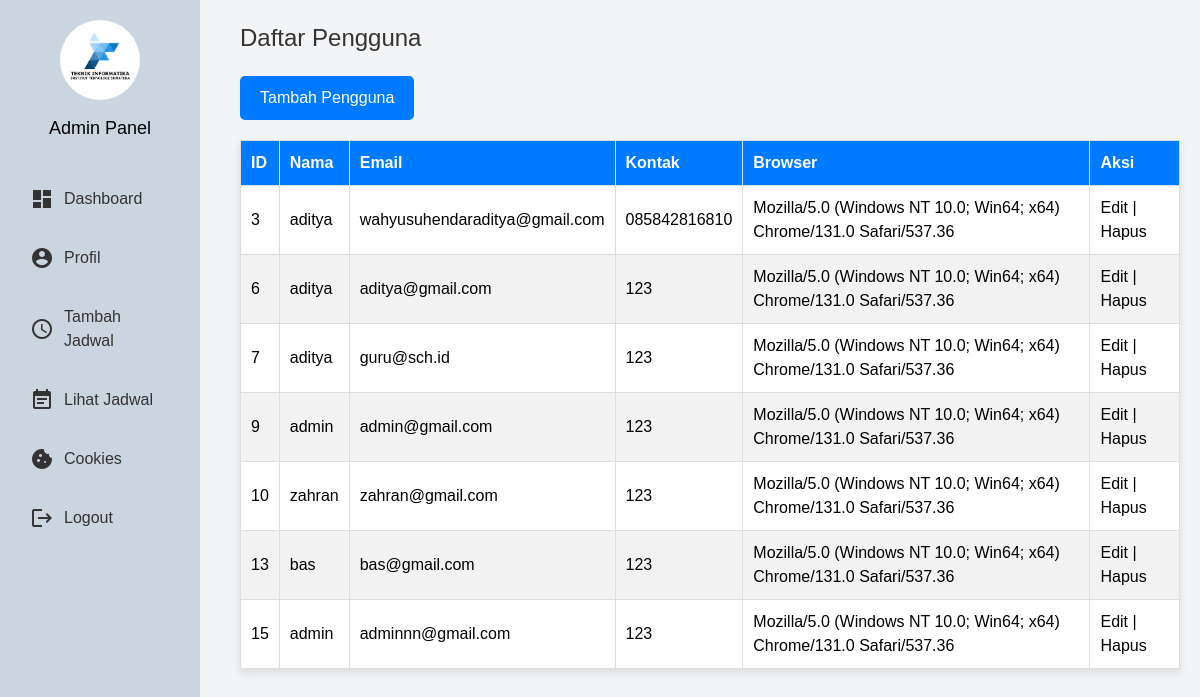
Screenshot of /index.php (signed in) with the database file from the repository.
### tables this page shows
CREATE TABLE `users` (
  `id` int(11) NOT NULL,
  `username` varchar(50) NOT NULL,
  `email` varchar(100) NOT NULL,
  `contact` varchar(15) DEFAULT NULL,
  `password` varchar(255) NOT NULL,
  `created_at` timestamp NOT NULL DEFAULT current_timestamp()
);

### index.php (the view, shortened to what this page needs)
<?php
require_once('db-connect.php');
$stmt = $conn->prepare("SELECT id, username, email, contact FROM users");
$stmt->execute();
$result = $stmt->get_result();
?>
<!DOCTYPE html>
<html lang="en">
<head>
    <script src="https://cdn.tailwindcss.com"></script>
</head>
<body>
    <aside class="sidebar">
        <div class="logo">
            <img src="logo.png" alt="Logo">
        </div>
        <h2>Admin Panel</h2>
        <ul>
            <li><a href="index.php"><span class="material-icons">dashboard</span>Dashboard</a></li>
            <li><a href="profile.php"><span class="material-icons">account_circle</span>Profil</a></li>
            <li><a href="add-schedule.php"><span class="material-icons">schedule</span>Tambah Jadwal</a></li>
            <li><a href="view-schedule.php"><span class="material-icons">event_note</span>Lihat Jadwal</a></li>
            <li><a href="cookies.php"><span class="material-icons">cookie</span>Cookies</a></li>
            <li><a href="logout.php"><span class="material-icons">logout</span>Logout</a></li>
        </ul>
    </aside>
    <div class="content">
        <h1>Daftar Pengguna</h1>
        <button onclick="document.getElementById('addUserModal').style.display='block'" style="background-color: #007bff; color: white; padding: 10px 20px; border: none; border-radius: 5px; cursor: pointer;">Tambah Pengguna</button>
        <table>
            <thead>
                <tr>
                    <th>ID</th>
                    <th>Nama</th>
                    <th>Email</th>
                    <th>Kontak</th>
                    <th>Browser</th>
                    <th>Aksi</th>
                </tr>
            </thead>
            <tbody>
                <?php
                if ($result->num_rows > 0) {
                    while ($row = $result->fetch_assoc()) {
                        echo "<tr>";
                        echo "<td>" . htmlspecialchars($row['id']) . "</td>";
                        echo "<td>" . htmlspecialchars($row['username']) . "</td>";
                        echo "<td>" . htmlspecialchars($row['email']) . "</td>";
                        echo "<td>" . htmlspecialchars($row['contact']) . "</td>";
                        echo "<td>" . htmlspecialchars($_SERVER['HTTP_USER_AGENT']) . "</td>";
                        echo "<td>
                                <a href='edit.php?id=" . $row['id'] . "'>Edit</a> |
                                <a href='delete.php?id=" . $row['id'] . "' onclick=\"return confirm('Yakin ingin menghapus pengguna ini?')\">Hapus</a>
                              </td>";
                        echo "</tr>";
                    }
                } else {
                    echo "<tr><td colspan='6'>Tidak ada data pengguna.</td></tr>";
                }
                ?>
            </tbody>
        </table>
    </div>
</body>
</html>

### index.php (style rules this page uses)
body { font-family: Arial, sans-serif; display: flex; background-color: #F3F4F6; }
.content h1 { font-size: 24px; color: #333; margin-bottom: 20px; }
.sidebar { position: fixed; top: 0; left: 0; width: 200px; height: 100%; background-color: #CBD5E0; padding: 20px; display: flex; flex-direction: column; align-items: center; }
.sidebar .logo img { width: 80px; margin-bottom: 15px; border-radius: 50%; }
.sidebar h2 { font-size: 18px; margin-bottom: 20px; }
.sidebar ul { list-style: none; padding: 0; width: 100%; }
.sidebar ul li { margin: 15px 0; }
.sidebar ul li a { text-decoration: none; color: #333; display: flex; align-items: center; padding: 10px; border-radius: 5px; transition: background-color 0.3s; }
.sidebar ul li a span { margin-right: 10px; }
.content { margin-left: 220px; padding: 20px; width: calc(100% - 220px); }
table { width: 100%; border-collapse: collapse; background: white; margin-top: 20px; box-shadow: 0px 4px 8px rgba(0, 0, 0, 0.1); }
th, td { padding: 10px; border: 1px solid #ddd; text-align: left; }
th { background-color: #007bff; color: white; }
tr:nth-child(even) { background-color: #f2f2f2; }

### rows the page displays
users: id "3", username "aditya", email "wahyusuhendaraditya@gmail.com", contact "085842816810"
users: id "6", username "aditya", email "aditya@gmail.com", contact "123"
users: id "7", username "aditya", email "guru@sch.id", contact "123"
users: id "9", username "admin", email "admin@gmail.com", contact "123"
users: id "10", username "zahran", email "zahran@gmail.com", contact "123"
users: id "13", username "bas", email "bas@gmail.com", contact "123"
users: id "15", username "admin", email "adminnn@gmail.com", contact "123"
